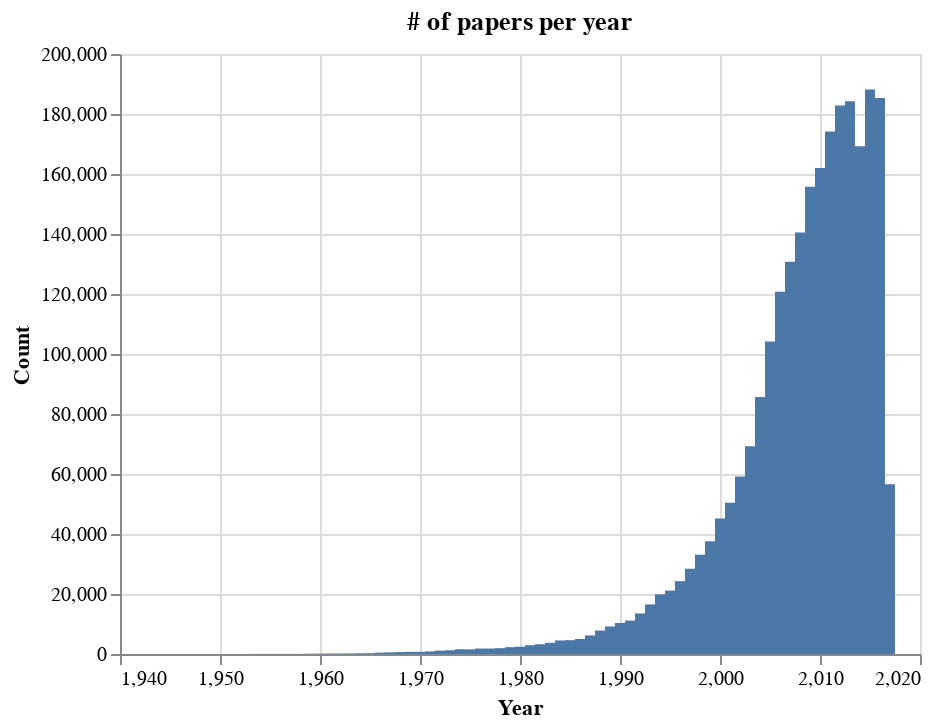

The notebook cell this image was saved under:
### Code cell
# Altair examples: https://altair-viz.github.io/gallery/index.html
x = alt.Chart(v10_counts, title='# of papers per year').mark_bar().encode(x='Year', y='Count', tooltip=['Year', 'Count']).interactive()
x

### Figure 1 — Vega-Lite specification as saved in the notebook (floating-point values rounded to 4 significant figures)
{"config": {"view": {"continuousWidth": 400, "continuousHeight": 300}}, "data": {"name": "data-cd966cf20973ff62f763393725cde6b2"}, "mark": "bar", "encoding": {"tooltip": [{"field": "Year", "type": "quantitative"}, {"field": "Count", "type": "quantitative"}], "x": {"field": "Year", "type": "quantitative"}, "y": {"field": "Count", "type": "quantitative"}}, "selection": {"selector006": {"type": "interval", "bind": "scales", "encodings": ["x", "y"]}}, "title": "# of papers per year", "$schema": "https://vega.github.io/schema/vega-lite/v4.17.0.json", "datasets": {"data-cd966cf20973ff62f763393725cde6b2": [{"Year": 1950, "Count": 1}, {"Year": 1951, "Count": 1}, {"Year": 1952, "Count": 6}, {"Year": 1953, "Count": 20}, {"Year": 1954, "Count": 41}, {"Year": 1955, "Count": 34}, {"Year": 1956, "Count": 38}, {"Year": 1957, "Count": 38}, {"Year": 1958, "Count": 53}, {"Year": 1959, "Count": 95}, {"Year": 1960, "Count": 119}, {"Year": 1961, "Count": 161}, {"Year": 1962, "Count": 167}, {"Year": 1963, "Count": 183}, {"Year": 1964, "Count": 226}, {"Year": 1965, "Count": 272}, {"Year": 1966, "Count": 462}, {"Year": 1967, "Count": 545}, {"Year": 1968, "Count": 653}, {"Year": 1969, "Count": 716}, {"Year": 1970, "Count": 723}, {"Year": 1971, "Count": 878}, {"Year": 1972, "Count": 1133}, {"Year": 1973, "Count": 1254}, {"Year": 1974, "Count": 1582}, {"Year": 1975, "Count": 1546}, {"Year": 1976, "Count": 1814}, {"Year": 1977, "Count": 1832}, {"Year": 1978, "Count": 1945}, {"Year": 1979, "Count": 2275}, {"Year": 1980, "Count": 2434}, {"Year": 1981, "Count": 2937}, {"Year": 1982, "Count": 3260}, {"Year": 1983, "Count": 3737}, {"Year": 1984, "Count": 4518}, {"Year": 1985, "Count": 4608}, {"Year": 1986, "Count": 4993}, {"Year": 1987, "Count": 6200}, {"Year": 1988, "Count": 7829}, {"Year": 1989, "Count": 9187}, {"Year": 1990, "Count": 10350}, {"Year": 1991, "Count": 11145}, {"Year": 1992, "Count": 13525}, {"Year": 1993, "Count": 16531}, {"Year": 1994, "Count": 19895}, {"Year": 1995, "Count": 21141}, {"Year": 1996, "Count": 24285}, {"Year": 1997, "Count": 28384}, {"Year": 1998, "Count": 33059}, {"Year": 1999, "Count": 37556}, {"Year": 2000, "Count": 45191}, {"Year": 2001, "Count": 50411}, {"Year": 2002, "Count": 59157}, {"Year": 2003, "Count": 69262}, {"Year": 2004, "Count": 85678}, {"Year": 2005, "Count": 104145}, {"Year": 2006, "Count": 120716}, {"Year": 2007, "Count": 130716}, {"Year": 2008, "Count": 140498}, {"Year": 2009, "Count": 155775}, {"Year": 2010, "Count": 162040}, {"Year": 2011, "Count": 174127}, {"Year": 2012, "Count": 182832}, {"Year": 2013, "Count": 184243}, {"Year": 2014, "Count": 169247}, {"Year": 2015, "Count": 188142}, {"Year": 2016, "Count": 185341}, {"Year": 2017, "Count": 56551}, {"Year": 2018, "Count": 3}]}}
